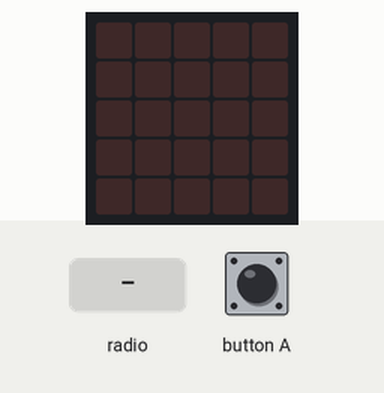
Simulated run of this program. Board: BBC micro:bit (MakeCode). Parts: the board's 5×5 LED display. Inputs (shaded band) come from the test bench. No radio messages arrive unless stated (any console line starting 'radio sent:' is added by the test bench); what the program prints to the serial console is not drawn.

Above: at 1.2 s.
1.3 s: radio message "2" arrives
At 1.7 s:
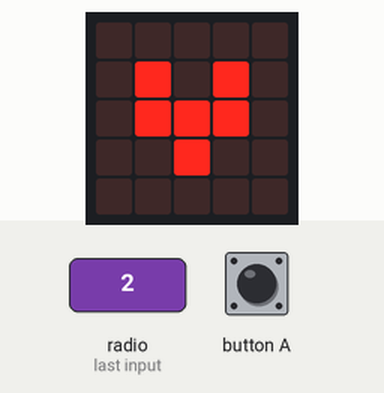
At 2.3 s:
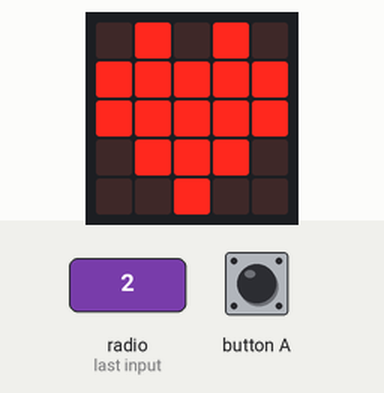
4.0 s: button A pressed for 0.15 s
Timing chart, 0 to 7.0 s (numbered marks = the images above; inputs shaded):
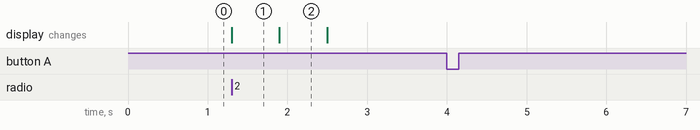

The program:

main.ts
```typescript
radio.onReceivedNumber(function (receivedNumber) {
    if (receivedNumber == 2) {
        basic.showIcon(IconNames.SmallHeart)
        basic.showIcon(IconNames.Heart)
        basic.clearScreen()
    }
})
input.onButtonPressed(Button.A, function () {
    radio.sendNumber(3)
})
radio.setGroup(1)
basic.forever(function () {

})
```

test.ts
```typescript
// 테스트는 여기로 이동합니다; 이 패키지가 확장으로 사용될 때 컴파일되지 않을 것 입니다.
```

Measured:
- after the input at 1.3 s, the display: changes at once (image 1)
- after the input at 4.0 s, every drawn part: stays the same
- what the display in image 1 shows lasts 0.6 s, from 1.3 s to 1.9 s
